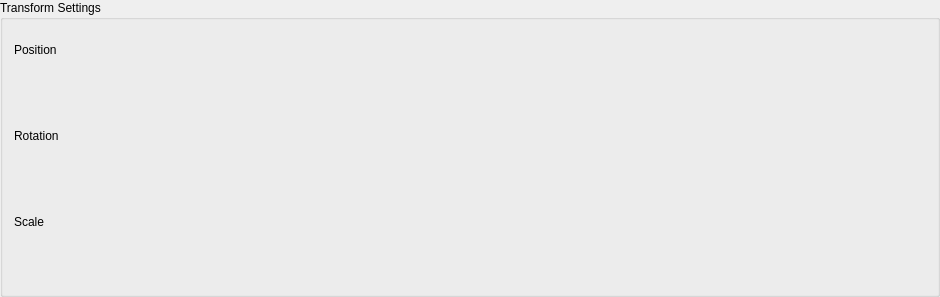
<?xml version="1.0" encoding="UTF-8"?>
<ui version="4.0">
 <class>TransformWidget</class>
 <widget class="QGroupBox" name="TransformWidget">
  <property name="geometry">
   <rect>
    <x>0</x>
    <y>0</y>
    <width>940</width>
    <height>297</height>
   </rect>
  </property>
  <property name="font">
   <font>
    <pointsize>9</pointsize>
    <bold>false</bold>
   </font>
  </property>
  <property name="title">
   <string>Transform Settings</string>
  </property>
  <property name="checkable">
   <bool>false</bool>
  </property>
  <layout class="QVBoxLayout" name="verticalLayout">
   <item>
    <widget class="QLabel" name="positionLabel">
     <property name="font">
      <font>
       <pointsize>9</pointsize>
       <bold>false</bold>
      </font>
     </property>
     <property name="text">
      <string>Position</string>
     </property>
    </widget>
   </item>
   <item>
    <widget class="Vec3Editor" name="positionEditor" native="true">
     <property name="font">
      <font>
       <pointsize>9</pointsize>
       <bold>false</bold>
      </font>
     </property>
    </widget>
   </item>
   <item>
    <widget class="QLabel" name="rotationLabel">
     <property name="font">
      <font>
       <pointsize>9</pointsize>
       <bold>false</bold>
      </font>
     </property>
     <property name="text">
      <string>Rotation</string>
     </property>
    </widget>
   </item>
   <item>
    <widget class="Vec3Editor" name="rotationEditor" native="true">
     <property name="font">
      <font>
       <pointsize>9</pointsize>
       <bold>false</bold>
      </font>
     </property>
    </widget>
   </item>
   <item>
    <widget class="QLabel" name="scaleLabel">
     <property name="font">
      <font>
       <pointsize>9</pointsize>
       <bold>false</bold>
      </font>
     </property>
     <property name="text">
      <string>Scale</string>
     </property>
    </widget>
   </item>
   <item>
    <widget class="Vec3Editor" name="scaleEditor" native="true">
     <property name="font">
      <font>
       <pointsize>9</pointsize>
       <bold>false</bold>
      </font>
     </property>
    </widget>
   </item>
  </layout>
 </widget>
 <customwidgets>
  <customwidget>
   <class>Vec3Editor</class>
   <extends>QWidget</extends>
   <header>Vec3Editor.hpp</header>
   <container>1</container>
  </customwidget>
 </customwidgets>
 <resources/>
 <connections/>
</ui>
